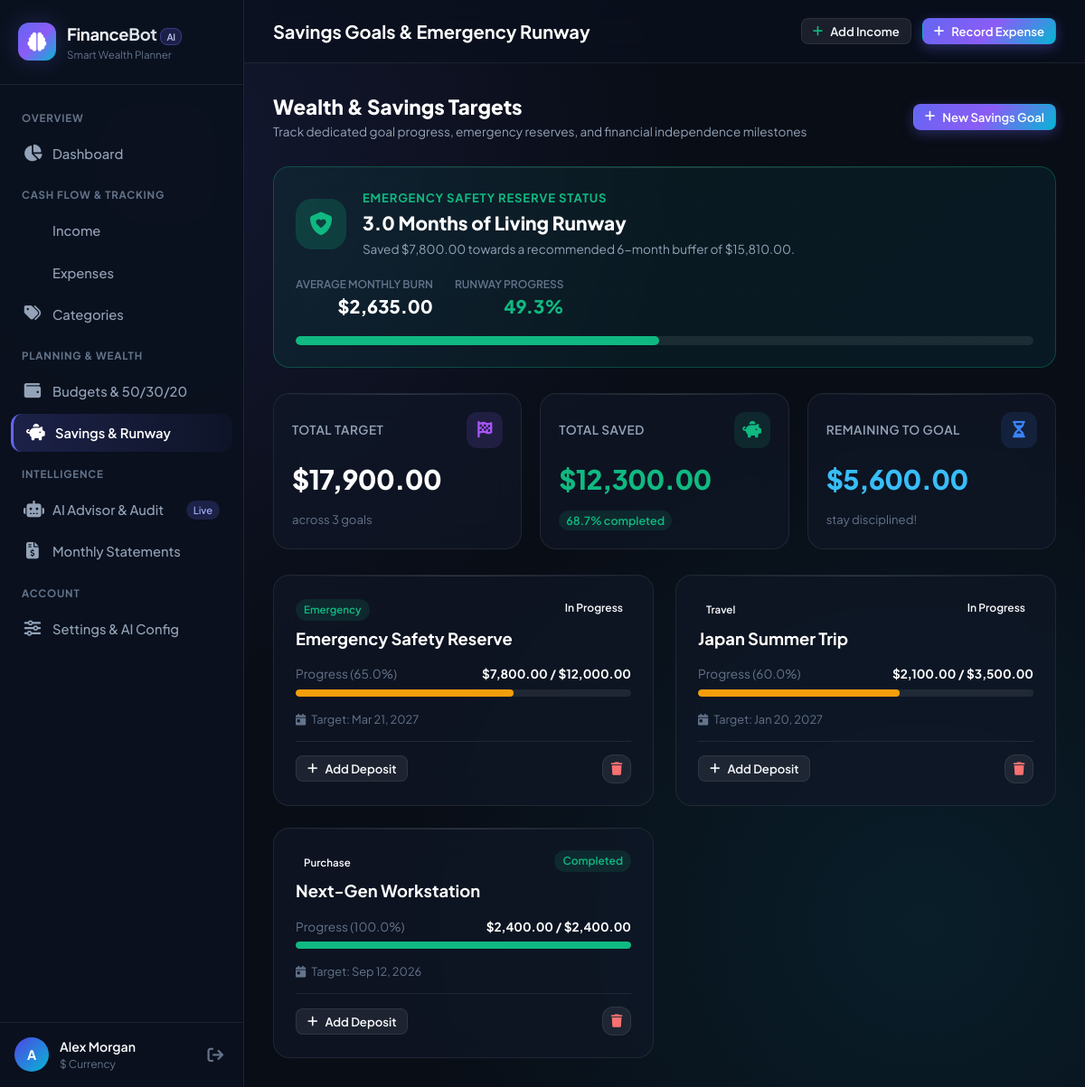
The page /savings (signed in) on the database its author committed.
### models.py (models this page shows, shortened)
class User(UserMixin, db.Model):
    __tablename__ = "users"
    id = db.Column(db.Integer, primary_key=True)
    username = db.Column(db.String(80), nullable=False)
    email = db.Column(db.String(120), unique=True, nullable=False, index=True)
    password_hash = db.Column(db.String(255), nullable=False)
    currency = db.Column(db.String(10), default="$")
    monthly_savings_target = db.Column(db.Float, default=500.0)
    emergency_fund_target_months = db.Column(db.Integer, default=6)
    risk_tolerance = db.Column(db.String(20), default="Moderate")  # Conservative, Moderate, Aggressive
    preferred_ai_provider = db.Column(db.String(20), default="gemini")  # gemini or openai
    custom_gemini_key = db.Column(db.String(255), nullable=True)
    custom_openai_key = db.Column(db.String(255), nullable=True)
    created_at = db.Column(db.DateTime, default=datetime.utcnow)
    incomes = db.relationship("Income", backref="user", lazy=True, cascade="all, delete-orphan")
    expenses = db.relationship("Expense", backref="user", lazy=True, cascade="all, delete-orphan")
    budgets = db.relationship("Budget", backref="user", lazy=True, cascade="all, delete-orphan")
    savings_goals = db.relationship("SavingsGoal", backref="user", lazy=True, cascade="all, delete-orphan")
    custom_categories = db.relationship("ExpenseCategory", backref="user", lazy=True, cascade="all, delete-orphan")
    recommendations = db.relationship("AIRecommendation", backref="user", lazy=True, cascade="all, delete-orphan")
    chat_messages = db.relationship("ChatMessage", backref="user", lazy=True, cascade="all, delete-orphan")

class SavingsGoal(db.Model):
    __tablename__ = "savings_goals"
    id = db.Column(db.Integer, primary_key=True)
    user_id = db.Column(db.Integer, db.ForeignKey("users.id"), nullable=False)
    name = db.Column(db.String(100), nullable=False)
    target_amount = db.Column(db.Float, nullable=False)
    current_amount = db.Column(db.Float, default=0.0)
    target_date = db.Column(db.Date, nullable=True)
    category = db.Column(db.String(50), default="Emergency")  # Emergency, Travel, Investment, Purchase, Other
    status = db.Column(db.String(30), default="In Progress")  # In Progress, Completed, Paused
    created_at = db.Column(db.DateTime, default=datetime.utcnow)
    @property
    def progress_percentage(self) -> float:
        if not self.target_amount or self.target_amount <= 0:
            return 100.0 if self.current_amount > 0 else 0.0
        pct = (self.current_amount / self.target_amount) * 100
        return min(round(pct, 1), 100.0)

### routes/savings.py (the view, shortened to what this page needs)
@savings_bp.route("/savings", methods=["GET", "POST"])
@login_required
def index():
    goals = SavingsGoal.query.filter_by(user_id=current_user.id).order_by(SavingsGoal.created_at.desc()).all()
    total_target = sum(g.target_amount for g in goals)
    total_saved = sum(g.current_amount for g in goals)
    overall_progress = round((total_saved / total_target * 100), 1) if total_target > 0 else 0.0
    remaining_to_goal = max(total_target - total_saved, 0.0)
    emergency_status = get_emergency_fund_status(current_user.id)
    return render_template(
        "savings/index.html",
        goals=goals,
        total_target=total_target,
        total_saved=total_saved,
        remaining_to_goal=remaining_to_goal,
        overall_progress=min(overall_progress, 100.0),
        emergency=emergency_status
    )

### templates/savings/index.html (shortened to what this page needs)
{% extends "base.html" %}
{% block page_title %}Savings Goals & Emergency Runway{% endblock %}
{% block content %}
<div style="display: flex; align-items: center; justify-content: space-between; flex-wrap: wrap; gap: 16px;">
  <div>
    <h2 style="font-size: 1.4rem; font-weight: 800; color: #fff;">Wealth & Savings Targets</h2>
    <p style="color: var(--text-secondary); font-size: 0.85rem;">Track dedicated goal progress, emergency reserves, and financial independence milestones</p>
  </div>
  <button class="btn btn-primary btn-sm" data-modal-target="create-goal-modal" id="btn-create-savings-goal">
    <i class="fas fa-plus"></i> New Savings Goal
  </button>
</div>
<div class="glass-card" style="background: linear-gradient(135deg, rgba(16, 185, 129, 0.08) 0%, rgba(6, 182, 212, 0.08) 100%); border-color: rgba(16, 185, 129, 0.3);">
  <div style="display: flex; align-items: center; justify-content: space-between; flex-wrap: wrap; gap: 20px;">
    <div style="display: flex; align-items: center; gap: 18px;">
      <div style="width: 56px; height: 56px; border-radius: var(--radius-lg); background: rgba(16, 185, 129, 0.2); color: var(--color-success); display: flex; align-items: center; justify-content: center; font-size: 1.6rem;">
        <i class="fas fa-shield-heart"></i>
      </div>
      <div>
        <div style="font-size: 0.82rem; font-weight: 700; text-transform: uppercase; letter-spacing: 0.8px; color: var(--color-success);">
          Emergency Safety Reserve Status
        </div>
        <h3 style="font-size: 1.3rem; font-weight: 800; color: #fff; margin-top: 2px;">
          {{ emergency.runway_months }} Months of Living Runway
        </h3>
        <p style="font-size: 0.85rem; color: var(--text-secondary); margin-top: 4px;">
          Saved {{ emergency.current_saved|currency(current_user.currency) }} towards a recommended {{ emergency.target_months }}-month buffer of {{ emergency.target_amount|currency(current_user.currency) }}.
        </p>
      </div>
    </div>
    <div style="display: flex; gap: 24px; text-align: right;">
      <div>
        <div style="font-size: 0.75rem; color: var(--text-muted); font-weight: 600; text-transform: uppercase;">Average Monthly Burn</div>
        <div style="font-size: 1.25rem; font-weight: 800; color: #fff;">{{ emergency.avg_monthly_burn|currency(current_user.currency) }}</div>
      </div>
      <div>
        <div style="font-size: 0.75rem; color: var(--text-muted); font-weight: 600; text-transform: uppercase;">Runway Progress</div>
        <div style="font-size: 1.25rem; font-weight: 800; color: var(--color-success);">{{ emergency.progress_pct }}%</div>
      </div>
    </div>
  </div>
  <div class="progress-bar-container" style="margin-top: 18px; height: 10px;">
    <div class="progress-bar-fill safe" style="width: {{ emergency.progress_pct }}%;"></div>
  </div>
</div>
<div class="stats-grid">
  <div class="glass-card stat-card">
    <div class="stat-header">
      <span class="stat-title">Total Target</span>
      <div class="stat-icon health"><i class="fas fa-flag-checkered"></i></div>
    </div>
    <div class="stat-value" style="color: #fff;">
      {{ total_target|currency(current_user.currency) }}
    </div>
    <div class="stat-footer">
      <span>across {{ goals|length }} goals</span>
    </div>
  </div>
  <div class="glass-card stat-card">
    <div class="stat-header">
      <span class="stat-title">Total Saved</span>
      <div class="stat-icon income"><i class="fas fa-piggy-bank"></i></div>
    </div>
    <div class="stat-value" style="color: var(--color-success);">
      {{ total_saved|currency(current_user.currency) }}
    </div>
    <div class="stat-footer">
      <span class="trend-badge positive">{{ overall_progress }}% completed</span>
    </div>
  </div>
  <div class="glass-card stat-card">
    <div class="stat-header">
      <span class="stat-title">Remaining to Goal</span>
      <div class="stat-icon savings"><i class="fas fa-hourglass-half"></i></div>
    </div>
    <div class="stat-value" style="color: #38bdf8;">
      {{ remaining_to_goal|currency(current_user.currency) }}
    </div>
    <div class="stat-footer">
      <span>stay disciplined!</span>
    </div>
  </div>
</div>
<div style="display: grid; grid-template-columns: repeat(auto-fill, minmax(320px, 1fr)); gap: 24px;">
  {% for goal in goals %}
  <div class="glass-card" style="display: flex; flex-direction: column; justify-content: space-between;">
    <div>
      <div style="display: flex; align-items: flex-start; justify-content: space-between; margin-bottom: 12px;">
        <div>
          <span class="status-pill {% if goal.category == 'Emergency' %}safe{% elif goal.category == 'Travel' %}info{% else %}neutral{% endif %}" style="font-size: 0.72rem; margin-bottom: 6px;">
            {{ goal.category }}
          </span>
          <h3 style="font-size: 1.15rem; font-weight: 700; color: #fff;">{{ goal.name }}</h3>
        </div>
        <span class="status-pill {% if goal.status == 'Completed' %}safe{% else %}info{% endif %}">
          {{ goal.status }}
        </span>
      </div>
      <div style="margin: 16px 0;">
        <div style="display: flex; justify-content: space-between; font-size: 0.85rem; margin-bottom: 6px;">
          <span style="color: var(--text-muted);">Progress ({{ goal.progress_percentage }}%)</span>
          <span style="font-weight: 700; color: #fff;">
            {{ goal.current_amount|currency(current_user.currency) }} / {{ goal.target_amount|currency(current_user.currency) }}
          </span>
        </div>
        <div class="progress-bar-container">
          <div class="progress-bar-fill {% if goal.progress_percentage >= 100 %}safe{% elif goal.progress_percentage >= 50 %}warning{% else %}info{% endif %}" style="width: {{ goal.progress_percentage }}%;"></div>
        </div>
      </div>
      {% if goal.target_date %}
      <div style="font-size: 0.8rem; color: var(--text-muted); margin-bottom: 14px;">
        <i class="fas fa-calendar-day" style="margin-right: 4px;"></i> Target: {{ goal.target_date.strftime('%b %d, %Y') }}
      </div>
      {% endif %}
    </div>
    <div style="display: flex; align-items: center; justify-content: space-between; padding-top: 14px; border-top: 1px solid var(--border-glass);">
      <button class="btn btn-secondary btn-sm" data-modal-target="deposit-modal-{{ goal.id }}" id="btn-deposit-{{ goal.id }}">
        <i class="fas fa-plus"></i> Add Deposit
      </button>
      <form action="{{ url_for('savings.delete_goal', goal_id=goal.id) }}" method="POST" onsubmit="return confirm('Remove this savings goal?');">
        <button type="submit" class="btn btn-secondary btn-icon" style="width: 32px; height: 32px; color: #f87171;" title="Delete">
          <i class="fas fa-trash"></i>
        </button>
      </form>
    </div>
  </div>
  {% endfor %}
</div>
{% endblock %}

### templates/base.html (shortened to what this page needs)
<!DOCTYPE html>
<html lang="en">
<head>
  <link rel="stylesheet" href="https://cdnjs.cloudflare.com/ajax/libs/font-awesome/6.5.1/css/all.min.css">
  <link rel="stylesheet" href="{{ url_for('static', filename='css/style.css') }}">
</head>
<body>
  <div class="app-container">
    {% if current_user.is_authenticated %}
    <aside class="sidebar" id="app-sidebar">
      <div class="sidebar-header">
        <div class="brand-icon">
          <i class="fas fa-brain"></i>
        </div>
        <div>
          <div class="brand-title">FinanceBot<span class="brand-badge">AI</span></div>
          <div style="font-size: 0.72rem; color: var(--text-muted);">Smart Wealth Planner</div>
        </div>
      </div>
      <nav class="sidebar-nav">
        <div class="nav-section-title">Overview</div>
        <a href="{{ url_for('dashboard.index') }}" class="nav-item {% if request.endpoint == 'dashboard.index' %}active{% endif %}" id="nav-dashboard">
          <i class="fas fa-chart-pie"></i>
          <span>Dashboard</span>
        </a>
        <div class="nav-section-title">Cash Flow & Tracking</div>
        <a href="{{ url_for('transactions.income_list') }}" class="nav-item {% if request.endpoint == 'transactions.income_list' %}active{% endif %}" id="nav-income">
          <span>Income</span>
        </a>
        <a href="{{ url_for('transactions.expense_list') }}" class="nav-item {% if request.endpoint == 'transactions.expense_list' %}active{% endif %}" id="nav-expenses">
          <span>Expenses</span>
        </a>
        <a href="{{ url_for('transactions.categories') }}" class="nav-item {% if request.endpoint == 'transactions.categories' %}active{% endif %}" id="nav-categories">
          <i class="fas fa-tags"></i>
          <span>Categories</span>
        </a>
        <div class="nav-section-title">Planning & Wealth</div>
        <a href="{{ url_for('budgets.index') }}" class="nav-item {% if request.endpoint == 'budgets.index' %}active{% endif %}" id="nav-budgets">
          <i class="fas fa-wallet"></i>
          <span>Budgets & 50/30/20</span>
        </a>
        <a href="{{ url_for('savings.index') }}" class="nav-item {% if request.endpoint == 'savings.index' %}active{% endif %}" id="nav-savings">
          <i class="fas fa-piggy-bank"></i>
          <span>Savings & Runway</span>
        </a>
        <div class="nav-section-title">Intelligence</div>
        <a href="{{ url_for('ai_advisor.index') }}" class="nav-item {% if request.endpoint == 'ai_advisor.index' %}active{% endif %}" id="nav-advisor">
          <i class="fas fa-robot"></i>
          <span>AI Advisor & Audit</span>
          <span class="nav-badge">Live</span>
        </a>
        <a href="{{ url_for('reports.monthly') }}" class="nav-item {% if request.endpoint == 'reports.monthly' %}active{% endif %}" id="nav-reports">
          <i class="fas fa-file-invoice-dollar"></i>
          <span>Monthly Statements</span>
        </a>
        <div class="nav-section-title">Account</div>
        <a href="{{ url_for('profile.index') }}" class="nav-item {% if request.endpoint == 'profile.index' %}active{% endif %}" id="nav-profile">
          <i class="fas fa-sliders"></i>
          <span>Settings & AI Config</span>
        </a>
      </nav>
      <div class="sidebar-footer">
        <div class="user-avatar">
          {{ current_user.username[0]|upper }}
        </div>
        <div class="user-info">
          <div class="user-name">{{ current_user.username }}</div>
          <div class="user-role">{{ current_user.currency }} Currency</div>
        </div>
        <a href="{{ url_for('auth.logout') }}" title="Sign Out" style="color: var(--text-muted); font-size: 1.1rem; padding: 6px;" id="btn-logout">
          <i class="fas fa-arrow-right-from-bracket"></i>
        </a>
      </div>
    </aside>
    {% endif %}
    <main class="main-wrapper" style="{% if not current_user.is_authenticated %}margin-left: 0;{% endif %}">
      {% if current_user.is_authenticated %}
      <header class="topbar">
        <div class="topbar-left">
          <h1 class="page-headline">{% block page_title %}Financial Dashboard{% endblock %}</h1>
        </div>
        <div class="topbar-right">
          <button class="btn btn-secondary btn-sm" data-modal-target="global-income-modal" id="quick-add-income-btn">
            <i class="fas fa-plus" style="color: var(--color-success);"></i> Add Income
          </button>
          <button class="btn btn-primary btn-sm" data-modal-target="global-expense-modal" id="quick-add-expense-btn">
            <i class="fas fa-plus"></i> Record Expense
          </button>
        </div>
      </header>
      {% endif %}
      <div class="page-content">
        {% block content %}{% endblock %}
      </div>
    </main>
  </div>
</body>
</html>

### rows shown on the page
User: username "A", username "Alex Morgan", currency "$", current_saved "$7,800.00", target_amount "$15,810.00", avg_monthly_burn "$2,635.00", currency "$17,900.00", currency "$12,300.00", currency "$5,600.00"
SavingsGoal: category "Emergency", name "Emergency Safety Reserve", status "In Progress", progress_percentage "65.0", current_amount "$7,800.00", target_amount "$12,000.00", target_date "Mar 21, 2027"
SavingsGoal: category "Travel", name "Japan Summer Trip", status "In Progress", progress_percentage "60.0", current_amount "$2,100.00", target_amount "$3,500.00", target_date "Jan 20, 2027"
SavingsGoal: category "Purchase", name "Next-Gen Workstation", status "Completed", progress_percentage "100.0", current_amount "$2,400.00", target_amount "$2,400.00", target_date "Sep 12, 2026"

### other values the page prints
{{ emergency.runway_months }} "3.0"
{{ emergency.target_months }} "6"
{{ emergency.progress_pct }} "49.3"
{{ goals|length }} "3"
{{ overall_progress }} "68.7"
